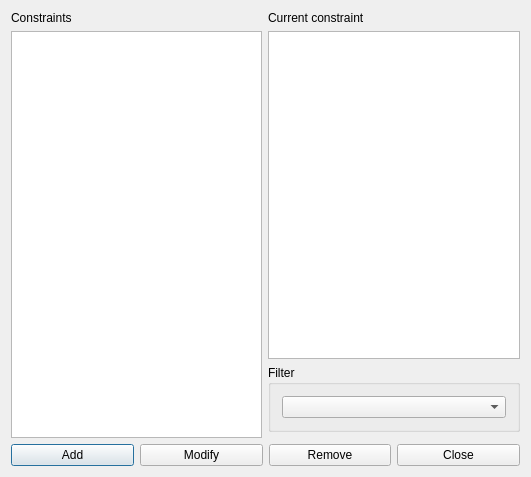
<?xml version="1.0" encoding="UTF-8"?>
<ui version="4.0">
 <class>ConstraintTeacherMaxHoursDailyInIntervalForm_template</class>
 <widget class="QDialog" name="ConstraintTeacherMaxHoursDailyInIntervalForm_template">
  <property name="geometry">
   <rect>
    <x>0</x>
    <y>0</y>
    <width>531</width>
    <height>477</height>
   </rect>
  </property>
  <property name="windowTitle">
   <string extracomment="This is the title of the dialog to see the list of all constraints of this type">Constraints teacher max hours daily in interval</string>
  </property>
  <layout class="QGridLayout" name="gridLayout_2">
   <item row="0" column="0" rowspan="2">
    <layout class="QVBoxLayout" name="verticalLayout">
     <item>
      <widget class="QLabel" name="constraintsTextLabel">
       <property name="frameShape">
        <enum>QFrame::NoFrame</enum>
       </property>
       <property name="frameShadow">
        <enum>QFrame::Plain</enum>
       </property>
       <property name="text">
        <string>Constraints</string>
       </property>
       <property name="wordWrap">
        <bool>false</bool>
       </property>
      </widget>
     </item>
     <item>
      <widget class="QListWidget" name="constraintsListWidget"/>
     </item>
    </layout>
   </item>
   <item row="0" column="1">
    <layout class="QVBoxLayout" name="verticalLayout_2">
     <item>
      <widget class="QLabel" name="currentConstraintTextLabel">
       <property name="text">
        <string>Current constraint</string>
       </property>
       <property name="wordWrap">
        <bool>false</bool>
       </property>
      </widget>
     </item>
     <item>
      <widget class="QPlainTextEdit" name="currentConstraintTextEdit"/>
     </item>
     <item>
      <widget class="QGroupBox" name="filterGroupBox">
       <property name="title">
        <string>Filter</string>
       </property>
       <layout class="QGridLayout" name="gridLayout">
        <item row="0" column="0">
         <widget class="QComboBox" name="teachersComboBox"/>
        </item>
       </layout>
      </widget>
     </item>
    </layout>
   </item>
   <item row="2" column="0" colspan="2">
    <layout class="QHBoxLayout" name="horizontalLayout">
     <item>
      <widget class="QPushButton" name="addConstraintPushButton">
       <property name="text">
        <string>Add</string>
       </property>
      </widget>
     </item>
     <item>
      <widget class="QPushButton" name="modifyConstraintPushButton">
       <property name="text">
        <string>Modify</string>
       </property>
      </widget>
     </item>
     <item>
      <widget class="QPushButton" name="removeConstraintPushButton">
       <property name="text">
        <string>Remove</string>
       </property>
      </widget>
     </item>
     <item>
      <widget class="QPushButton" name="closePushButton">
       <property name="text">
        <string>Close</string>
       </property>
      </widget>
     </item>
    </layout>
   </item>
  </layout>
 </widget>
 <layoutdefault spacing="6" margin="11"/>
 <resources/>
 <connections/>
</ui>
